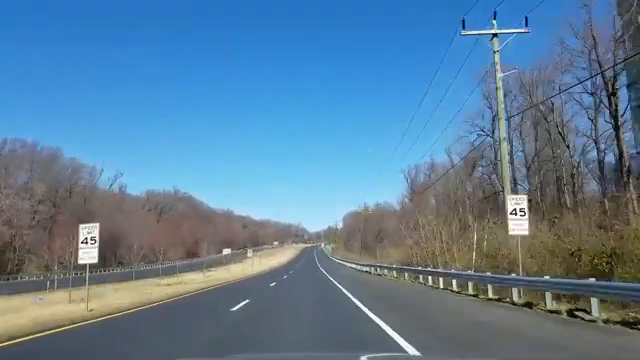
#> input picture frame 89 of Road_Lane_Detector/videoplayback.mp4, 640 x 360 px
$ python main.py
#> lines starting #> are read from the running program, lines starting #| are printed output that depends on the picture; after the words box and inside, x2 and y2 are one past the last pixel; in counts of white or black regions, pixels touching at a corner belong together
### Road_Lane_Detector/pipeline.py

import cv2
import numpy as np

def preprocess(image):
    gray = cv2.cvtColor(image, cv2.COLOR_BGR2GRAY)
    blurred = cv2.GaussianBlur(gray, (5, 5), 0)
    return gray, blurred

def detect_edges(blurred, low=50, high=150):
    return cv2.Canny(blurred, low, high)

def apply_roi(image, original):
    height, width = image.shape[:2]
    vertices = np.array([[
        (int(width * 0.1),  height),
        (int(width * 0.45), int(height * 0.6)),
        (int(width * 0.55), int(height * 0.6)),
        (int(width * 0.9),  height)
    ]], dtype=np.int32)
    mask = np.zeros_like(image)
    cv2.fillPoly(mask, vertices, 255)
    masked = cv2.bitwise_and(image, mask)

    roi_visual = cv2.cvtColor(original.copy(), cv2.COLOR_BGR2RGB)
    cv2.polylines(roi_visual, vertices, isClosed=True,
                  color=(0, 255, 0), thickness=3)
    return masked, roi_visual

def detect_lines(masked_edges):
    lines = cv2.HoughLinesP(
        masked_edges,
        rho=1,
        theta=np.pi / 180,
        threshold=50,
        minLineLength=40,
        maxLineGap=150
    )
    return lines if lines is not None else []

def average_lines(image, lines):
    height = image.shape[0]
    left_lines, right_lines = [], []
    for line in lines:
        x1, y1, x2, y2 = line[0]
        if x2 == x1:
            continue
        slope = (y2 - y1) / (x2 - x1)
        intercept = y1 - slope * x1
        if slope < -0.3:
            left_lines.append((slope, intercept))
        elif slope > 0.3:
            right_lines.append((slope, intercept))

    def make_line(slope, intercept):
        y1 = height
        y2 = int(height * 0.6)
        x1 = int((y1 - intercept) / slope)
        x2 = int((y2 - intercept) / slope)
        return [x1, y1, x2, y2]

    averaged = []
    if left_lines:
        s, i = np.mean(left_lines, axis=0)
        averaged.append(make_line(s, i))
    if right_lines:
        s, i = np.mean(right_lines, axis=0)
        averaged.append(make_line(s, i))
    return averaged

def draw_lane_lines(image, lines, color=(0, 0, 255), thickness=8):
    canvas = np.zeros_like(image)
    for x1, y1, x2, y2 in lines:
        cv2.line(canvas, (x1, y1), (x2, y2), color, thickness)
    result = cv2.addWeighted(image, 0.8, canvas, 1.0, 0)
    return result, canvas

### Road_Lane_Detector/main.py

import cv2
import os
from pipeline import (preprocess, detect_edges, apply_roi,detect_lines, average_lines, draw_lane_lines)
from display import show_image, show_images_grid, save_image


IMAGE_PATH  = r"C:\Users\KIIT\Desktop\VS Code\Mini Project\ML_Projects\Car_Lane_detection\Car_Lane.jpg"
VIDEO_PATH  = r"C:\Users\KIIT\Desktop\VS Code\Mini Project\ML_Projects\Car_Lane_detection\videoplayback.mp4"
OUTPUT_DIR  = "output"
MODE        = "video"              # "image" or "video"


def process_image(path):
    img = cv2.imread(path)
    if img is None:
        print(f"Could not load image: {path}")
        return

    gray, blurred   = preprocess(img)
    edges           = detect_edges(blurred)
    masked, roi_vis = apply_roi(edges, img)
    raw_lines       = detect_lines(masked)
    avg_lines       = average_lines(img, raw_lines)
    result, canvas  = draw_lane_lines(img.copy(), avg_lines)

    # Show all pipeline steps
    show_images_grid({
        "Original":         (cv2.cvtColor(img,     cv2.COLOR_BGR2RGB), None),
        "Grayscale":        (gray,                                      'gray'),
        "Canny Edges":      (edges,                                     'gray'),
        "ROI Mask":         (roi_vis,                                   None),
        "Masked Edges":     (masked,                                    'gray'),
        "Final Result":     (cv2.cvtColor(result,  cv2.COLOR_BGR2RGB), None),
    })

    save_image(os.path.join(OUTPUT_DIR, "result.jpg"), result)

def process_video(path):
    cap    = cv2.VideoCapture(path)
    fps    = int(cap.get(cv2.CAP_PROP_FPS))
    width  = int(cap.get(cv2.CAP_PROP_FRAME_WIDTH))
    height = int(cap.get(cv2.CAP_PROP_FRAME_HEIGHT))
    total  = int(cap.get(cv2.CAP_PROP_FRAME_COUNT))

    os.makedirs(OUTPUT_DIR, exist_ok=True)
    out_path = os.path.join(OUTPUT_DIR, "lane_output.mp4")
    fourcc   = cv2.VideoWriter_fourcc(*'mp4v')
    out      = cv2.VideoWriter(out_path, fourcc, fps, (width, height))

    frame_num = 0
    while cap.isOpened():
        ret, frame = cap.read()
#> frame is the input picture: shape (360, 640, 3); mean B, G, R 152.6, 126.1, 91.6
        if not ret:
            break

        gray, blurred   = preprocess(frame)
#> in preprocess, `gray = cv2.cvtColor(image, cv2.COLOR_BGR2GRAY)`:
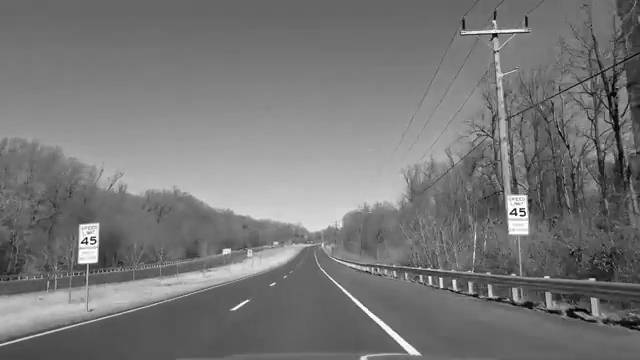
#> gray: shape (360, 640); min 0, max 255, mean 118.9
        edges           = detect_edges(blurred)
#> in detect_edges, `return cv2.Canny(blurred, low, high)`:
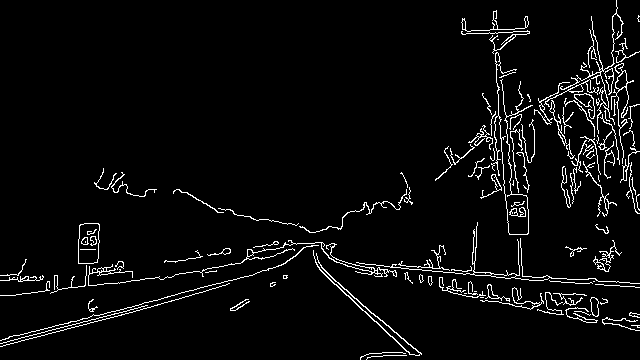
#> returned value: shape (360, 640); 4.3% white in thin lines or dots
        masked, _       = apply_roi(edges, frame)
#> in apply_roi, `cv2.fillPoly(mask, vertices, 255)`:
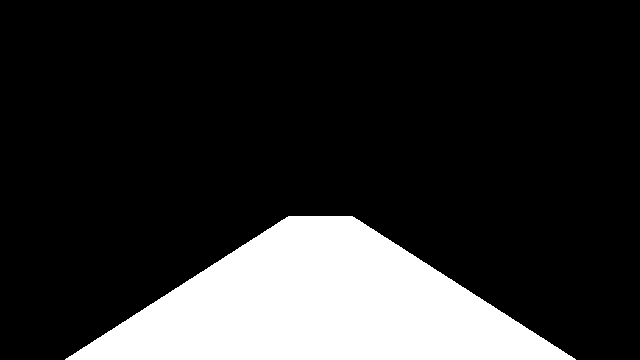
#> mask: shape (360, 640); 18% white; 1 white region, box (x1, y1, x2, y2) and area: (65, 216, 576, 360) 41552
#> in apply_roi, `masked = cv2.bitwise_and(image, mask)`:
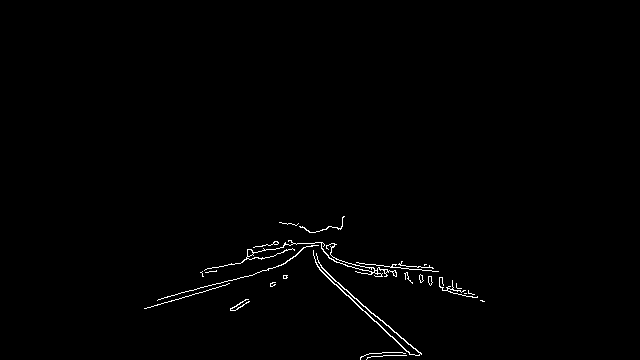
#> masked: shape (360, 640); 0.79% white in thin lines or dots, all inside (x1, y1, x2, y2) = (144, 216, 485, 360)
#> in apply_roi, `cv2.polylines(roi_visual, vertices, isClosed=True, color=(0, 255, 0), ..`:
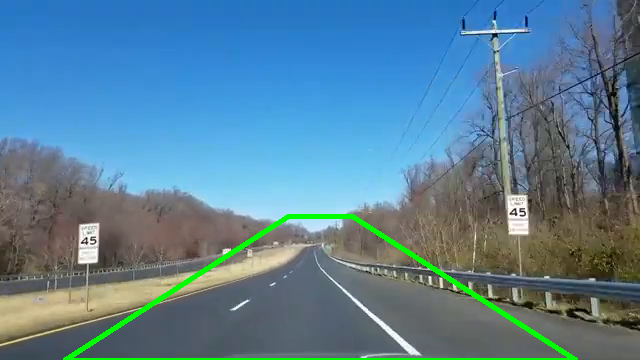
#> roi_visual: shape (360, 640, 3); mean R, G, B 89.7, 128.5, 150.6
        raw_lines       = detect_lines(masked)
#> in detect_lines, `lines = cv2.HoughLinesP( masked_edges, rho=1, theta=np.pi / 180, thres..`: lines = [[288, 241, 410, 354], [299, 252, 421, 354], [247, 251, 438, 271], [275, 241, 484, 301], [144, 308, 330, 254], [158, 299, 330, 253], [205, 269, 335, 244], [271, 244, 474, 294], [260, 246, 477, 296]]
#> raw_lines has the same summary as lines in detect_lines
        avg_lines       = average_lines(frame, raw_lines)
#> the loop in average_lines, `for line in lines:` made 9 passes
#> (x1, y1, x2, y2, slope, intercept) on passes 1 to 9: (288, 241, 410, 354, 0.926, -25.75), (299, 252, 421, 354, 0.836, 2.02), (247, 251, 438, 271, 0.105, 225.1), (275, 241, 484, 301, 0.287, 162.1), (144, 308, 330, 254, -0.29, 349.8), (158, 299, 330, 253, -0.267, 341.3), (205, 269, 335, 244, -0.192, 308.4), (271, 244, 474, 294, 0.246, 177.3), (260, 246, 477, 296, 0.23, 186.1)
#> after the loop in average_lines, `for line in lines:`: left_lines = []; right_lines = [(0.926, -25.75), (0.836, 2.02)]
#> in average_lines, `s, i = np.mean(right_lines, axis=0)`: s = 0.881; i = -11.87
#> in make_line, `x1 = int((y1 - intercept) / slope)`: x1 = 422
#> in make_line, `x2 = int((y2 - intercept) / slope)`: x2 = 258
#> avg_lines = [[422, 360, 258, 216]]
        result, _       = draw_lane_lines(frame.copy(), avg_lines)
#> the loop in draw_lane_lines, `for x1, y1, x2, y2 in lines:` made 1 pass
#> after the loop in draw_lane_lines, `for x1, y1, x2, y2 in lines:`:
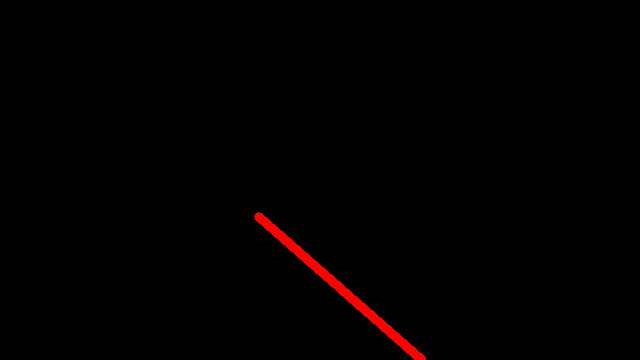
#> canvas: shape (360, 640, 3); mean of channels 0, 1, 2 0, 0, 2.2; drawn as B, G, R
#> in draw_lane_lines, `result = cv2.addWeighted(image, 0.8, canvas, 1.0, 0)`:
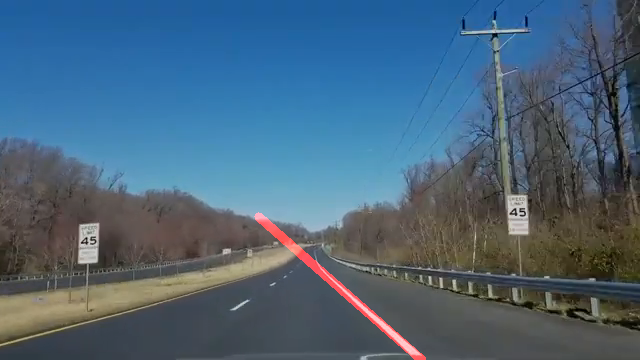
#> result: shape (360, 640, 3); mean of channels 0, 1, 2 122.1, 100.9, 74.5; drawn as B, G, R

        out.write(result)
        frame_num += 1
        if frame_num % 30 == 0:
            print(f"  ⏳ {frame_num}/{total} frames processed...")


        cv2.imshow("Lane Detection", result)
        if cv2.waitKey(1) & 0xFF == ord('q'):
#> (key q is pressed here)
            break

    cap.release()
    out.release()
    cv2.destroyAllWindows()
    print(f"\n Video saved → {out_path}")

##main function
if __name__ == "__main__":
    if MODE == "image":
        process_image(IMAGE_PATH)
    elif MODE == "video":
        process_video(VIDEO_PATH)

$ run again, starting later in the video
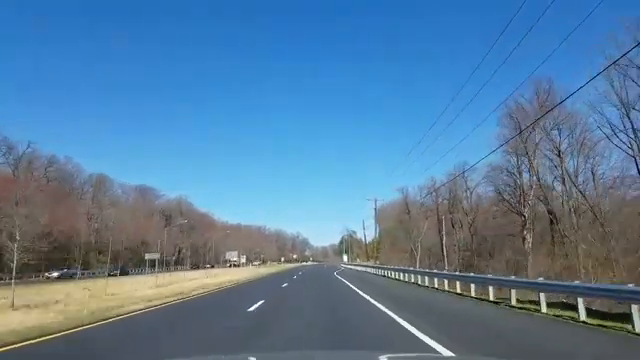
#> input picture frame 400 of Road_Lane_Detector/videoplayback.mp4, 640 x 360 px
#> in process_video, frame is the input picture: shape (360, 640, 3); mean B, G, R 157, 124.8, 86.9
#> in detect_edges, `return cv2.Canny(blurred, low, high)`:
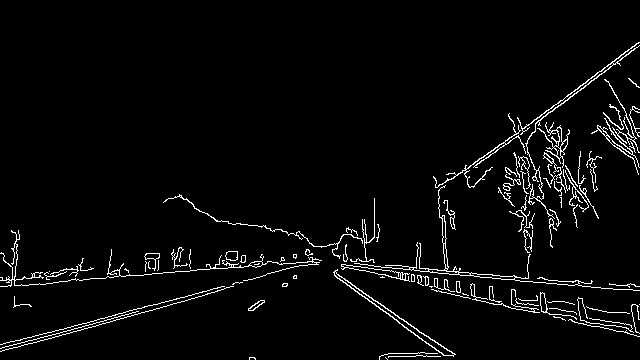
#> returned value: shape (360, 640); 3.5% white in thin lines or dots, all inside (x1, y1, x2, y2) = (0, 42, 640, 360)
#> mask: shape (360, 640); 18% white; 1 white region, box (x1, y1, x2, y2) and area: (65, 216, 576, 360) 41552
#> masked: shape (360, 640); 0.94% white in thin lines or dots, all inside (x1, y1, x2, y2) = (133, 222, 487, 360)
#> lines = 13 rows, first 6: [270, 228, 445, 355], [274, 230, 453, 356], [166, 306, 377, 238], [293, 255, 474, 294], [147, 306, 365, 248], [219, 261, 428, 268]
#> raw_lines has the same summary as lines in detect_lines
#> the loop in average_lines, `for line in lines:` made 13 passes
#> (x1, y1, x2, y2, slope, intercept) on passes 1 to 8: (270, 228, 445, 355, 0.726, 32.06), (274, 230, 453, 356, 0.704, 37.13), (166, 306, 377, 238, -0.322, 359.5), (293, 255, 474, 294, 0.215, 191.9), (147, 306, 365, 248, -0.266, 345.1), (219, 261, 428, 268, 0.0335, 253.7), (305, 251, 447, 350, 0.697, 38.36), (210, 268, 416, 257, -0.0534, 279.2)
#> after the loop in average_lines, `for line in lines:`: left_lines = [(-0.322, 359.5)]; right_lines = [(0.726, 32.06), (0.704, 37.13), (0.697, 38.36), (0.36, 128.4), (0.73, 31.66)]
#> in average_lines, `s, i = np.mean(left_lines, axis=0)`: s = -0.322; i = 359.5
#> in make_line, `x1 = int((y1 - intercept) / slope)`: x1 = -1
#> in make_line, `x2 = int((y2 - intercept) / slope)`: x2 = 445
#> in average_lines, `s, i = np.mean(right_lines, axis=0)`: s = 0.643; i = 53.53
#> avg_lines = [[-1, 360, 445, 216], [476, 360, 252, 216]]
#> the loop in draw_lane_lines, `for x1, y1, x2, y2 in lines:` made 2 passes
#> in draw_lane_lines, `result = cv2.addWeighted(image, 0.8, canvas, 1.0, 0)`:
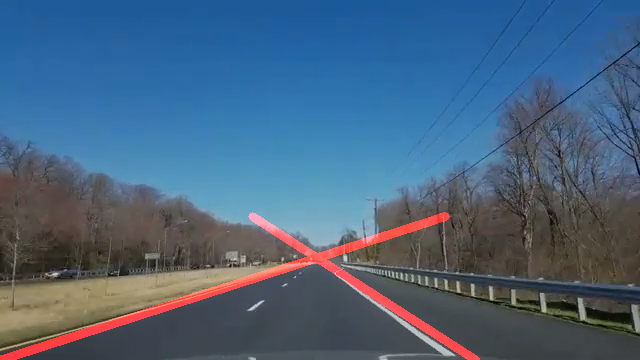
#> result: shape (360, 640, 3); mean of channels 0, 1, 2 125.6, 99.8, 74.1; drawn as B, G, R

$ run again, starting later in the video
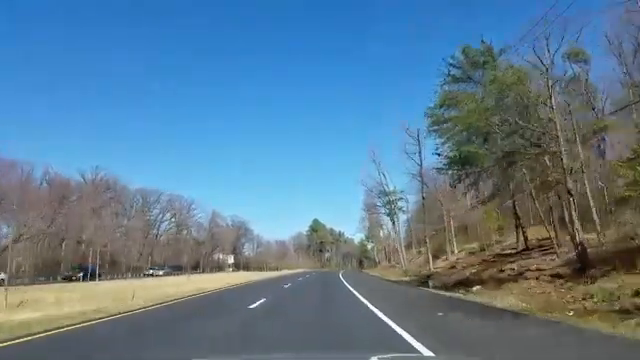
#> input picture frame 712 of Road_Lane_Detector/videoplayback.mp4, 640 x 360 px
#> in process_video, frame is the input picture: shape (360, 640, 3); mean B, G, R 147, 124.1, 92.4
#> in detect_edges, `return cv2.Canny(blurred, low, high)`:
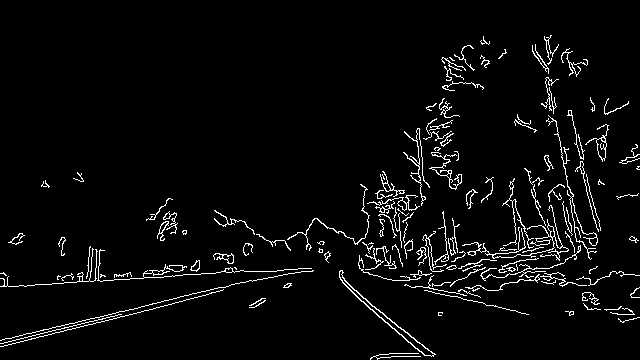
#> returned value: shape (360, 640); 4% white in thin lines or dots
#> mask: shape (360, 640); 18% white; 1 white region, box (x1, y1, x2, y2) and area: (65, 216, 576, 360) 41552
#> masked: shape (360, 640); 0.82% white in thin lines or dots, all inside (x1, y1, x2, y2) = (136, 218, 492, 360)
#> lines = [[287, 239, 434, 354], [289, 238, 424, 355], [164, 300, 398, 250], [221, 271, 438, 271], [148, 310, 372, 246], [243, 248, 466, 295], [404, 285, 491, 305], [291, 237, 433, 356], [312, 220, 474, 295]]
#> raw_lines has the same summary as lines in detect_lines
#> the loop in average_lines, `for line in lines:` made 9 passes
#> (x1, y1, x2, y2, slope, intercept) on passes 1 to 8: (287, 239, 434, 354, 0.782, 14.48), (289, 238, 424, 355, 0.867, -12.47), (164, 300, 398, 250, -0.214, 335), (221, 271, 438, 271, 0, 271), (148, 310, 372, 246, -0.286, 352.3), (243, 248, 466, 295, 0.211, 196.8), (404, 285, 491, 305, 0.23, 192.1), (291, 237, 433, 356, 0.838, -6.87)
#> after the loop in average_lines, `for line in lines:`: left_lines = []; right_lines = [(0.782, 14.48), (0.867, -12.47), (0.838, -6.87), (0.463, 75.56)]
#> s = 0.737; i = 17.67
#> in make_line, `x1 = int((y1 - intercept) / slope)`: x1 = 464
#> in make_line, `x2 = int((y2 - intercept) / slope)`: x2 = 268
#> avg_lines = [[464, 360, 268, 216]]
#> the loop in draw_lane_lines, `for x1, y1, x2, y2 in lines:` made 1 pass
#> in draw_lane_lines, `result = cv2.addWeighted(image, 0.8, canvas, 1.0, 0)`:
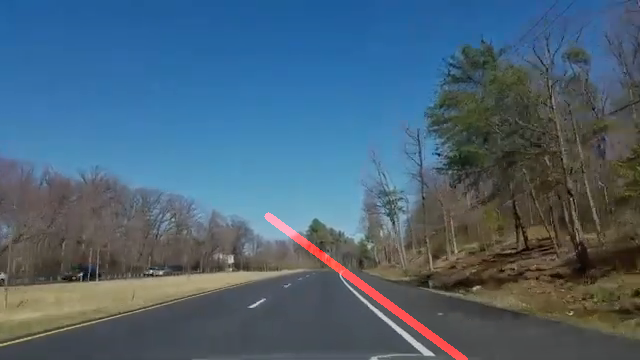
#> result: shape (360, 640, 3); mean of channels 0, 1, 2 117.6, 99.3, 75.4; drawn as B, G, R
